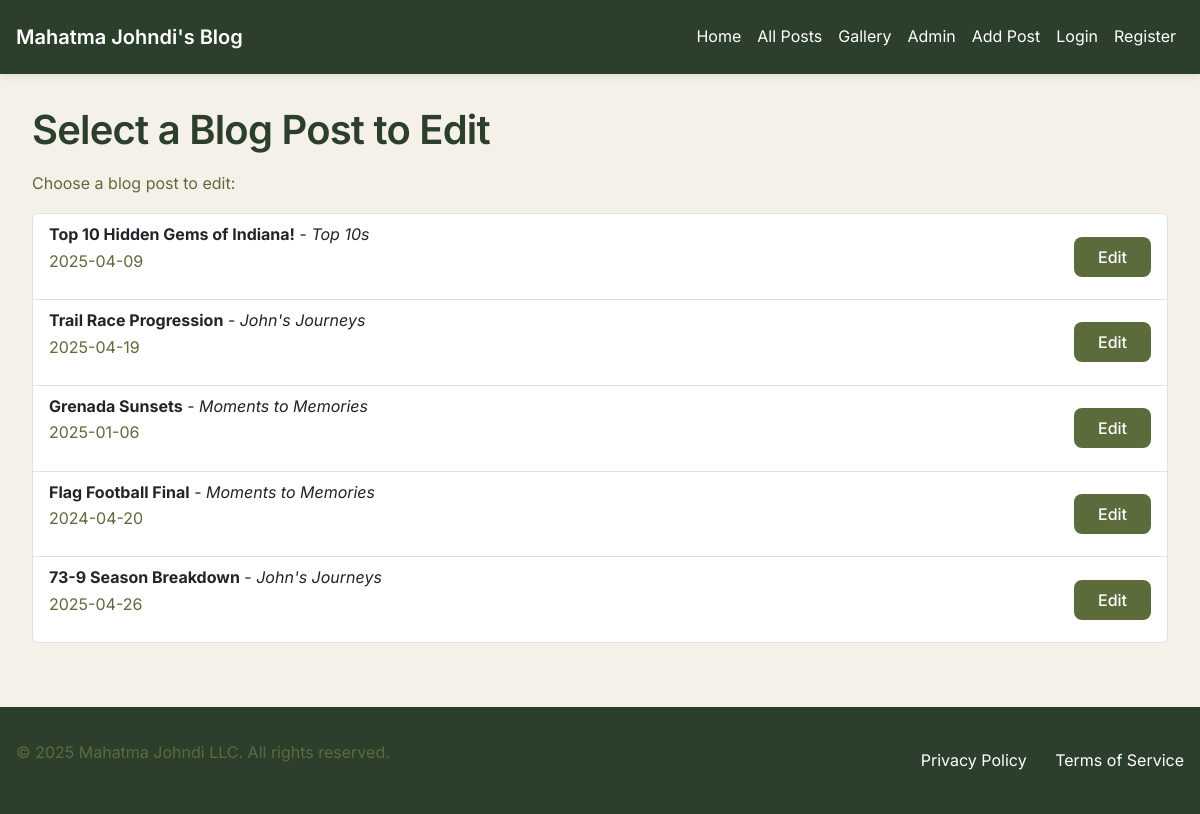
Screenshot of /edit_blog_post with the database file from the repository.
### tables this page shows
CREATE TABLE blog_posts (
                    post_id INTEGER PRIMARY KEY AUTOINCREMENT,
                    user_id INTEGER NOT NULL,
                    blog_category TEXT CHECK(blog_category IN ('Top 10s', 'John''s Journeys', 'Moments to Memories', 'Reviews') OR blog_category IS NULL),
                    title TEXT NOT NULL,
                    date TEXT DEFAULT CURRENT_TIMESTAMP, -- Automatically records the current date and time
                    body TEXT NOT NULL,
                    blog_type TEXT,
                    likes INTEGER DEFAULT 0, -- New column for likes
                    dislikes INTEGER DEFAULT 0, -- New column for dislikes
                    FOREIGN KEY (user_id) REFERENCES users(user_id)
                );

### app.py (the view)
@app.route('/edit_blog_post', methods=['GET'])
def edit_blog_post():
    conn = get_db_connection()
    blog_posts = conn.execute("SELECT post_id, title, blog_category, date FROM blog_posts").fetchall()
    conn.close()
    return render_template('edit_blog_post.html', blog_posts=blog_posts)

### app.py (called while the page is built)
def get_db_connection():
    conn = sqlite3.connect("database.db")
    conn.row_factory = sqlite3.Row
    return conn

### templates/edit_blog_post.html
{% extends 'base.html' %}
{% block content %}
<div class="container">
    <h1>Select a Blog Post to Edit</h1>
    <p>Choose a blog post to edit:</p>
    <ul class="list-group">
        {% for post in blog_posts %}
        <li class="list-group-item d-flex justify-content-between align-items-center">
            <div>
                <strong>{{ post['title'] }}</strong> - <em>{{ post['blog_category'] }}</em>
                <p>{{ post['date'] }}</p>
            </div>
            <a href="{{ url_for('edit_blog_post_instance', post_id=post['post_id']) }}" class="btn btn-primary btn-sm">Edit</a>
        </li>
        {% endfor %}
    </ul>
</div>
{% endblock %}

### static/css/style.css (style rules this page uses)
:root { --primary: #5C6B3C; --primary-light: #7A8C4A; --primary-dark: #3D4A2C; --secondary: #8B7355; --background: #F5F1E8; --surface: #FFFFFF; --header-bg: #2C3E2C; --footer-bg: #2C3E2C; --text-primary: #2C3E2C; --text-secondary: #5C6B3C; --text-light: #8B7355; --border: #D4C9B8; --success: #4A6B3C; --error: #8B3C3C; --warning: #8B6B3C; --font-family: 'Inter', -apple-system, BlinkMacSystemFont, 'Segoe UI', Roboto, sans-serif; --font-size-base: 16px; --line-height-base: 1.6; --spacing-xs: 0.25rem; --spacing-sm: 0.5rem; --spacing-md: 1rem; --spacing-lg: 1.5rem; --spacing-xl: 2rem; --radius-sm: 0.25rem; --radius-md: 0.5rem; --radius-lg: 1rem; --shadow-sm: 0 1px 2px 0 rgba(44, 62, 44, 0.05); --shadow-md: 0 4px 6px -1px rgba(44, 62, 44, 0.1); --shadow-lg: 0 10px 15px -3px rgba(44, 62, 44, 0.1); --transition-fast: 150ms ease; --transition-normal: 250ms ease; --transition-slow: 350ms ease; }
* { margin: 0; padding: 0; box-sizing: border-box; }
html { scroll-behavior: smooth; }
body { font-family: var(--font-family); font-size: var(--font-size-base); line-height: var(--line-height-base); color: var(--text-primary); background-color: var(--background); background-image: linear-gradient(to bottom, var(--header-bg) 0%, var(--background) 100px); min-height: 100vh; }
h1, h2, h3, h4, h5, h6 { color: var(--text-primary); font-weight: 600; line-height: 1.2; margin-bottom: var(--spacing-md); letter-spacing: -0.02em; }
h1 { font-size: clamp(2rem, 5vw, 2.5rem); }
p { margin-bottom: var(--spacing-md); color: var(--text-secondary); line-height: 1.7; max-width: 70ch; }
a { color: var(--primary); text-decoration: none; transition: color var(--transition-fast); outline: none; }
.container { width: 100%; max-width: 1200px; margin: 0 auto; padding: 0 var(--spacing-md); }
.btn { display: inline-flex; align-items: center; justify-content: center; padding: var(--spacing-sm) var(--spacing-lg); border-radius: var(--radius-md); font-weight: 500; transition: all var(--transition-fast); cursor: pointer; border: none; font-size: 1rem; line-height: 1.5; min-height: 2.5rem; }
.btn-primary { background-color: var(--primary); color: white; }

### rows the page displays
blog_posts: title "Top 10 Hidden Gems of Indiana!", blog_category "Top 10s", date "2025-04-09"
blog_posts: title "Trail Race Progression", blog_category "John's Journeys", date "2025-04-19"
blog_posts: title "Grenada Sunsets", blog_category "Moments to Memories", date "2025-01-06"
blog_posts: title "Flag Football Final", blog_category "Moments to Memories", date "2024-04-20"
blog_posts: title "73-9 Season Breakdown", blog_category "John's Journeys", date "2025-04-26"
